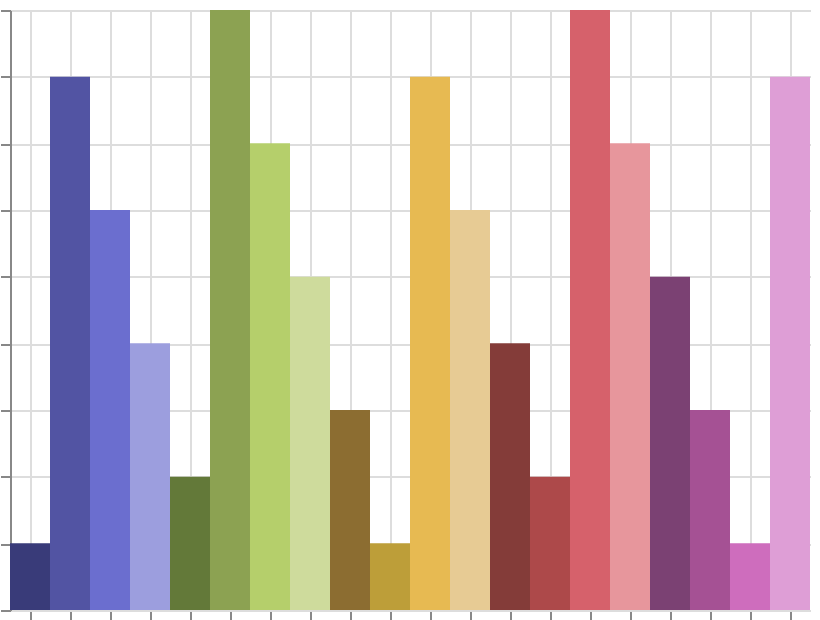

Write a Vega-Lite specification for this figure.
### Vega specification from a JSON file in a GitHub repository (floating-point values rounded to 4 significant figures)
{"$schema": "https://vega.github.io/schema/vega/v6.json", "width": 400, "height": 300, "padding": 5, "autosize": "none", "data": [{"name": "table", "values": [{"cat": "A", "val": 1}, {"cat": "B", "val": 8}, {"cat": "C", "val": 6}, {"cat": "D", "val": 4}, {"cat": "E", "val": 2}, {"cat": "F", "val": 9}, {"cat": "G", "val": 7}, {"cat": "H", "val": 5}, {"cat": "I", "val": 3}, {"cat": "J", "val": 1}, {"cat": "K", "val": 8}, {"cat": "L", "val": 6}, {"cat": "M", "val": 4}, {"cat": "N", "val": 2}, {"cat": "O", "val": 9}, {"cat": "P", "val": 7}, {"cat": "Q", "val": 5}, {"cat": "R", "val": 3}, {"cat": "S", "val": 1}, {"cat": "T", "val": 8}]}], "scales": [{"name": "x", "type": "band", "domain": {"data": "table", "field": "cat", "sort": true}, "range": "width"}, {"name": "y", "type": "linear", "domain": {"data": "table", "field": "val"}, "range": [{"signal": "height"}, 0], "zero": true, "nice": true}, {"name": "color", "type": "ordinal", "domain": {"data": "table", "field": "cat", "sort": true}, "range": {"scheme": "category20b"}}], "marks": [{"type": "rect", "from": {"data": "table"}, "encode": {"update": {"x": {"scale": "x", "field": "cat"}, "width": {"scale": "x", "band": 1}, "y": {"scale": "y", "field": "val"}, "y2": {"scale": "y", "value": 0}, "fill": {"scale": "color", "field": "cat"}}}}], "axes": [{"scale": "x", "orient": "bottom", "grid": true, "labels": false}, {"scale": "y", "orient": "left", "grid": true, "labels": false}], "legends": [{"fill": "color"}]}
